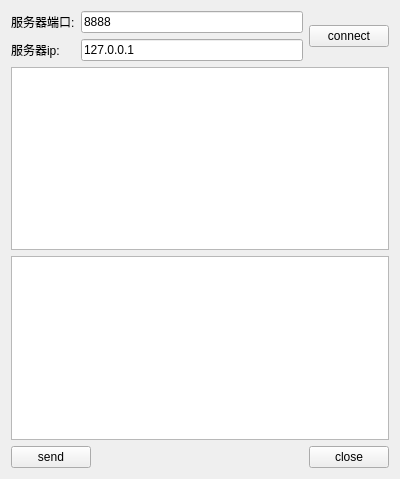
<?xml version="1.0" encoding="UTF-8"?>
<ui version="4.0">
 <class>ClientWidget</class>
 <widget class="QWidget" name="ClientWidget">
  <property name="geometry">
   <rect>
    <x>0</x>
    <y>0</y>
    <width>400</width>
    <height>479</height>
   </rect>
  </property>
  <property name="windowTitle">
   <string>Form</string>
  </property>
  <layout class="QVBoxLayout" name="verticalLayout_3">
   <item>
    <layout class="QHBoxLayout" name="horizontalLayout">
     <item>
      <layout class="QFormLayout" name="formLayout">
       <item row="0" column="0">
        <widget class="QLabel" name="label_1">
         <property name="text">
          <string>服务器端口:</string>
         </property>
        </widget>
       </item>
       <item row="0" column="1">
        <widget class="QLineEdit" name="lineEdit_port">
         <property name="text">
          <string>8888</string>
         </property>
        </widget>
       </item>
       <item row="1" column="0">
        <widget class="QLabel" name="label_2">
         <property name="text">
          <string>服务器ip:</string>
         </property>
        </widget>
       </item>
       <item row="1" column="1">
        <widget class="QLineEdit" name="lineEdit_ip">
         <property name="text">
          <string>127.0.0.1</string>
         </property>
        </widget>
       </item>
      </layout>
     </item>
     <item>
      <widget class="QPushButton" name="pushButton_connect">
       <property name="text">
        <string>connect</string>
       </property>
      </widget>
     </item>
    </layout>
   </item>
   <item>
    <layout class="QVBoxLayout" name="verticalLayout_2">
     <item>
      <layout class="QVBoxLayout" name="verticalLayout">
       <item>
        <widget class="QTextEdit" name="textEdit_read"/>
       </item>
       <item>
        <widget class="QTextEdit" name="textEdit_write"/>
       </item>
      </layout>
     </item>
     <item>
      <layout class="QHBoxLayout" name="horizontalLayout_2">
       <item>
        <widget class="QPushButton" name="pushButton_send">
         <property name="text">
          <string>send</string>
         </property>
        </widget>
       </item>
       <item>
        <spacer name="horizontalSpacer">
         <property name="orientation">
          <enum>Qt::Horizontal</enum>
         </property>
         <property name="sizeHint" stdset="0">
          <size>
           <width>40</width>
           <height>20</height>
          </size>
         </property>
        </spacer>
       </item>
       <item>
        <widget class="QPushButton" name="pushButton_close">
         <property name="text">
          <string>close</string>
         </property>
        </widget>
       </item>
      </layout>
     </item>
    </layout>
   </item>
  </layout>
 </widget>
 <resources/>
 <connections/>
</ui>
